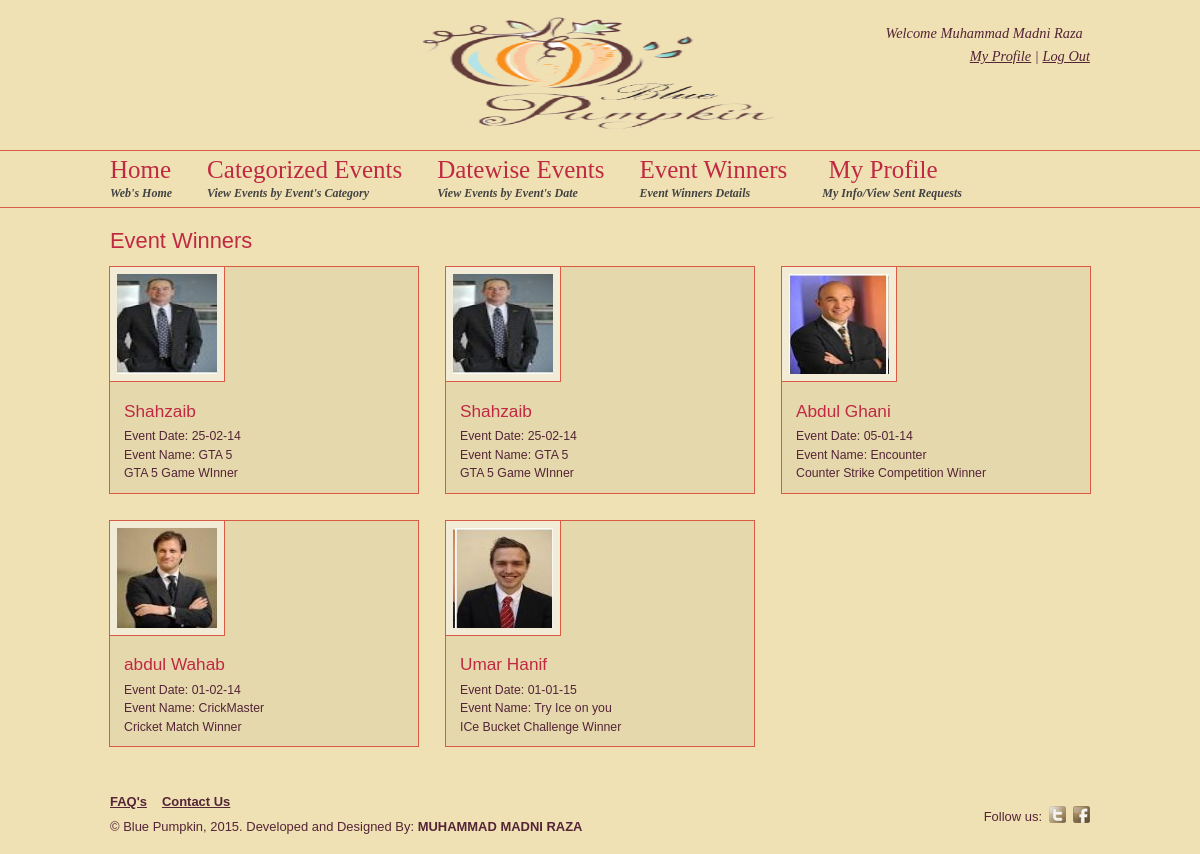
The page /Project/Employee/View_EventWinner.php (signed in) on the database its author committed.
### tables this page shows
CREATE TABLE IF NOT EXISTS `tbleventwinnerdetails` (
  `EW_ID` int(11) NOT NULL AUTO_INCREMENT,
  `Emp_Id` int(11) DEFAULT NULL,
  `EW_Desc` varchar(100) DEFAULT NULL,
  `E_ID` int(11) DEFAULT NULL,
  PRIMARY KEY (`EW_ID`),
  KEY `Emp_Id` (`Emp_Id`),
  KEY `E_ID` (`E_ID`)
);

CREATE TABLE IF NOT EXISTS `tblemployees` (
  `Emp_ID` int(11) NOT NULL AUTO_INCREMENT,
  `Emp_Name` varchar(20) DEFAULT NULL,
  `Emp_Email` varchar(20) DEFAULT NULL,
  `Emp_CellNo` varchar(20) DEFAULT NULL,
  `Emp_Address` varchar(100) DEFAULT NULL,
  `Emp_Img` varchar(10) DEFAULT NULL,
  `Emp_LoginName` varchar(20) DEFAULT NULL,
  `Emp_Loginpass` varchar(20) DEFAULT NULL,
  `Emp_JDate` varchar(10) DEFAULT NULL,
  PRIMARY KEY (`Emp_ID`)
);

CREATE TABLE IF NOT EXISTS `tblevents` (
  `E_Id` int(11) NOT NULL AUTO_INCREMENT,
  `E_Name` varchar(30) DEFAULT NULL,
  `E_Date` varchar(10) DEFAULT NULL,
  `E_Desc` varchar(250) DEFAULT NULL,
  `EC_id` int(11) DEFAULT NULL,
  `E_Img` varchar(10) DEFAULT NULL,
  PRIMARY KEY (`E_Id`),
  KEY `EC_id` (`EC_id`)
);

### Project/ConnectDB.inc (called while the page is built, shortened)
<?php
class ConnectDB
{
	function SELECTDATA($Query)
	{
		$CN=mysql_connect("localhost","root","");
		$DS=mysql_query($Query,$CN);
		return $DS;
	}
}
?>

### Project/Employee/View_EventWinner.php (the view, shortened to what this page needs)
<?php
include "../ConnectDB.inc";
$xDB=new ConnectDB();
	if($_SESSION['Emp_ID'] == "" || $_SESSION['Emp_Name'] == "")
	{	echo "<meta http-equiv='Refresh'; Content='0; URL=../Index.php';>";	exit;}
	else
	{
		$Emp_Name = $_SESSION['Emp_Name'];
	}
?>
<!doctype html>
<html>
<head>
		<link rel="stylesheet" href="../css/style.css" type="text/css" media="all" />
		<link media="screen"  href="../css/colorbox/colorbox.css" rel="stylesheet" />
		<link type="text/css" href="../css/pepper-grinder/jquery-ui-1.8.16.custom.css" rel="stylesheet" />
		<link rel="stylesheet" href="../js/cusel/css/cusel.css" type="text/css" />
		<link rel="stylesheet" href="../css/theme-9.css" type="text/css" media="all" />
		<link rel="stylesheet" href="../css/fonts-1.css" type="text/css" media="all" />
</head>
<body>
<div>
	<div class="topline fixw">
            	<div class="col_l" >
			<div class="clear" style="height:15px"></div>
            </div>
		<div class="col_c">
			<a href="theme-9-fonts-1-fixtop-0-index.html">
				<img src="../Images/logo.jpeg" width="373" height="116" alt="Blue Pumpkin" id="logo"/>
			</a>
					</div>
        	<div class="col_r" align="right">
			Welcome <?php echo "$Emp_Name &nbsp; <br><a href='../MyProfile.php'>My Profile</a> | <a href='../Index.php'>Log Out</a>  "  ?>
			<div class="clear" style="height:15px"></div>
            </div>
	</div>
	<div class="menuline">
		<div class="fixw">
        			<ul class="menu">
				<li>
					<a href="Home.php">Home<span>Web's Home</span></a>
				</li>
     				<li>
					<a href="View_EventsByEC.php">Categorized Events<span>View Events by Event's Category</span></a>
				</li>
                <li>
					<a href="View_EventsByED.php">Datewise Events<span>View Events by Event's Date</span></a>
				</li>
                <li>
					<a href="#">Event Winners<span>Event Winners Details</span></a>
				</li>
                <li>
					<a href="MyProfile.php">&nbsp;My Profile<span>My Info/View Sent Requests </span></a>
				</li>
		</div>
	</div>
</div>
<div class="content">
	<div class="fixw">
		<h1>Event Winners</h1>
	<ul class="rooms style-grid">
<?php
			$DS=$xDB->SELECTDATA("select EW.EW_ID, EW.Emp_ID, EW.E_ID, E.E_ID, E.E_Date, E.EC_ID ,EW.EW_DESC,emp.emp_id,emp.emp_name,e.e_name  from tbleventwinnerdetails EW,  tblevents E,tblemployees emp where EW.E_ID= E.E_ID and emp.emp_id=ew.emp_id order by ew.ew_id desc limit 20");
			for($i=0;$i<mysql_num_rows($DS); $i++)
			{
				$xROW=mysql_fetch_array($DS);
echo "			<li class='one-third'>";
		echo "		<div class='pic'><a href='#'  rel='colorbox'><img src='../Images/Emp_Img/$xROW[1].jpeg' class='border' height=100 width=100/> </a></div>";
				echo "<div class='desc'>";
echo "					<h2> $xROW[8]</h2>";
		echo "			<p>Event Date: $xROW[4] <br>Event Name: $xROW[9]<br> $xROW[6]</p>";
		echo "		</div>";
		echo "	</li > ";
				}?>
		</ul>
	</div>
</div><div class="clear"></div>
<div class="footer">
	<div class="fixw">
		<div class="three-fourth">
			<ul class="footermenu">
				<li><a href="Faqs.php">FAQ's</a></li>
                <li><a href="ContactUs.php">Contact Us</a></li>
							</ul>
			<div class="clear" style="height:10px"></div>
				 &copy; Blue Pumpkin, 2015. Developed and Designed By:<b> MUHAMMAD MADNI RAZA</b>
		</div>
		<div class="one-fourth last" style="text-align:right">
			<div class="clear" style="height:10px"></div>
						Follow us:<a href="http://www.twitter.com/mmr9226" class="follow_icon twitter"></a><a href="http://www.facebook.com/mmr9226" class="follow_icon facebook"></a><br>
		</div>
	</div>
</div>
</body>
</html>

### Project/css/theme-9.css (style rules this page uses)
body { background:#efe1b4 url('../../../../115.167.77.38/Rqae5eb53b-c103-49e4-a363-9cb05f81161d/ID4BC95DE5A27D015/RV200000/AVSkyController_3.1.2.49749/Br200/CL3-ea/EI61474044/Ht240/IP139.190.240.217_2409/IQ25/MO15/MT0/NIkhi-opt-01.wi-tribe.net/file.3be.delaye'); color:#542437; }
a { color:#542437; }
h1, h2, h3, h4, h5, h6 { color:#C02942; }
.topline .col_l, .topline .col_r { color:#542437; }
.menuline { border-top:1px solid #D95B43; border-bottom:1px solid #D95B43; }
ul.menu li a { color:#C02942; }
ul.menu li a span { color:#424242; }
.border { border:7px solid #f4ecd4; border-color:rgba(255,255,255,0.5); -webkit-box-shadow:#D95B43 0 0 0 1px; -moz-box-shadow:#D95B43 0 0 0 1px; box-shadow:#D95B43 0 0 0 1px; }
.rooms li { background:#e6d8ac; background:rgba(0,0,0,0.04); -webkit-box-shadow:#D95B43 0 0 0 1px; -moz-box-shadow:#D95B43 0 0 0 1px; box-shadow:#D95B43 0 0 0 1px; }
.footer { color:#542437; }
.follow_icon.twitter, .follow_icon.twitter div { background-image:url('../img/icons/twitter1.png'); }
.follow_icon.facebook, .follow_icon.facebook div { background-image:url('../img/icons/facebook1.png'); }
.footermenu li a { color:#542437; }

### rows shown on the page
tbleventwinnerdetails: Emp_Id.Emp_Name "Shahzaib", E_ID.E_Date "25-02-14", E_ID.E_Name "GTA 5", EW_Desc "GTA 5 Game WInner"
tbleventwinnerdetails: Emp_Id.Emp_Name "Shahzaib", E_ID.E_Date "25-02-14", E_ID.E_Name "GTA 5", EW_Desc "GTA 5 Game WInner"
tbleventwinnerdetails: shows a picture, Emp_Id.Emp_Name "Abdul Ghani", E_ID.E_Date "05-01-14", E_ID.E_Name "Encounter", EW_Desc "Counter Strike Competition Winner"
tbleventwinnerdetails: shows a picture, Emp_Id.Emp_Name "abdul Wahab", E_ID.E_Date "01-02-14", E_ID.E_Name "CrickMaster", EW_Desc "Cricket Match Winner"
tbleventwinnerdetails: shows a picture, Emp_Id.Emp_Name "Umar Hanif", E_ID.E_Date "01-01-15", E_ID.E_Name "Try Ice on you", EW_Desc "ICe Bucket Challenge Winner"

### other values the page prints
$Emp_Name "Muhammad Madni Raza"
